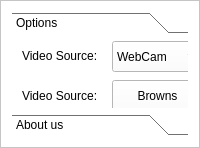
     <widget class="QFrame" name="frame">
      <property name="palette">
       <palette>
        <active>
         <colorrole role="WindowText">
          <brush brushstyle="SolidPattern">
           <color alpha="255">
            <red>0</red>
            <green>0</green>
            <blue>0</blue>
           </color>
          </brush>
         </colorrole>
         <colorrole role="Button">
          <brush brushstyle="SolidPattern">
           <color alpha="255">
            <red>255</red>
            <green>255</green>
            <blue>255</blue>
           </color>
          </brush>
         </colorrole>
         <colorrole role="Light">
          <brush brushstyle="SolidPattern">
           <color alpha="255">
            <red>255</red>
            <green>255</green>
            <blue>255</blue>
           </color>
          </brush>
         </colorrole>
         <colorrole role="Midlight">
          <brush brushstyle="SolidPattern">
           <color alpha="255">
            <red>255</red>
            <green>255</green>
            <blue>255</blue>
           </color>
          </brush>
         </colorrole>
         <colorrole role="Dark">
          <brush brushstyle="SolidPattern">
           <color alpha="255">
            <red>127</red>
            <green>127</green>
            <blue>127</blue>
           </color>
          </brush>
         </colorrole>
         <colorrole role="Mid">
          <brush brushstyle="SolidPattern">
           <color alpha="255">
            <red>170</red>
            <green>170</green>
            <blue>170</blue>
           </color>
          </brush>
         </colorrole>
         <colorrole role="Text">
          <brush brushstyle="SolidPattern">
           <color alpha="255">
            <red>0</red>
            <green>0</green>
            <blue>0</blue>
           </color>
          </brush>
         </colorrole>
         <colorrole role="BrightText">
          <brush brushstyle="SolidPattern">
           <color alpha="255">
            <red>255</red>
            <green>255</green>
            <blue>255</blue>
           </color>
          </brush>
         </colorrole>
         <colorrole role="ButtonText">
          <brush brushstyle="SolidPattern">
           <color alpha="255">
            <red>0</red>
            <green>0</green>
            <blue>0</blue>
           </color>
          </brush>
         </colorrole>
         <colorrole role="Base">
          <brush brushstyle="SolidPattern">
           <color alpha="255">
            <red>255</red>
            <green>255</green>
            <blue>255</blue>
           </color>
          </brush>
         </colorrole>
         <colorrole role="Window">
          <brush brushstyle="SolidPattern">
           <color alpha="255">
            <red>255</red>
            <green>255</green>
            <blue>255</blue>
           </color>
          </brush>
         </colorrole>
         <colorrole role="Shadow">
          <brush brushstyle="SolidPattern">
           <color alpha="255">
            <red>0</red>
            <green>0</green>
            <blue>0</blue>
           </color>
          </brush>
         </colorrole>
         <colorrole role="AlternateBase">
          <brush brushstyle="SolidPattern">
           <color alpha="255">
            <red>255</red>
            <green>255</green>
            <blue>255</blue>
           </color>
          </brush>
         </colorrole>
         <colorrole role="ToolTipBase">
          <brush brushstyle="SolidPattern">
           <color alpha="255">
            <red>255</red>
            <green>255</green>
            <blue>220</blue>
           </color>
          </brush>
         </colorrole>
         <colorrole role="ToolTipText">
          <brush brushstyle="SolidPattern">
           <color alpha="255">
            <red>0</red>
            <green>0</green>
            <blue>0</blue>
           </color>
          </brush>
         </colorrole>
        </active>
        <inactive>
         <colorrole role="WindowText">
          <brush brushstyle="SolidPattern">
           <color alpha="255">
            <red>0</red>
            <green>0</green>
            <blue>0</blue>
           </color>
          </brush>
         </colorrole>
         <colorrole role="Button">
          <brush brushstyle="SolidPattern">
           <color alpha="255">
            <red>255</red>
            <green>255</green>
            <blue>255</blue>
           </color>
          </brush>
         </colorrole>
         <colorrole role="Light">
          <brush brushstyle="SolidPattern">
           <color alpha="255">
            <red>255</red>
            <green>255</green>
            <blue>255</blue>
           </color>
          </brush>
         </colorrole>
         <colorrole role="Midlight">
          <brush brushstyle="SolidPattern">
           <color alpha="255">
            <red>255</red>
            <green>255</green>
            <blue>255</blue>
           </color>
          </brush>
         </colorrole>
         <colorrole role="Dark">
          <brush brushstyle="SolidPattern">
           <color alpha="255">
            <red>127</red>
            <green>127</green>
            <blue>127</blue>
           </color>
          </brush>
         </colorrole>
         <colorrole role="Mid">
          <brush brushstyle="SolidPattern">
           <color alpha="255">
            <red>170</red>
            <green>170</green>
            <blue>170</blue>
           </color>
          </brush>
         </colorrole>
         <colorrole role="Text">
          <brush brushstyle="SolidPattern">
           <color alpha="255">
            <red>0</red>
            <green>0</green>
            <blue>0</blue>
           </color>
          </brush>
         </colorrole>
         <colorrole role="BrightText">
          <brush brushstyle="SolidPattern">
           <color alpha="255">
            <red>255</red>
            <green>255</green>
            <blue>255</blue>
           </color>
          </brush>
         </colorrole>
         <colorrole role="ButtonText">
          <brush brushstyle="SolidPattern">
           <color alpha="255">
            <red>0</red>
            <green>0</green>
            <blue>0</blue>
           </color>
          </brush>
         </colorrole>
         <colorrole role="Base">
          <brush brushstyle="SolidPattern">
           <color alpha="255">
            <red>255</red>
            <green>255</green>
            <blue>255</blue>
           </color>
          </brush>
         </colorrole>
         <colorrole role="Window">
          <brush brushstyle="SolidPattern">
           <color alpha="255">
            <red>255</red>
            <green>255</green>
            <blue>255</blue>
           </color>
          </brush>
         </colorrole>
         <colorrole role="Shadow">
          <brush brushstyle="SolidPattern">
           <color alpha="255">
            <red>0</red>
            <green>0</green>
            <blue>0</blue>
           </color>
          </brush>
         </colorrole>
         <colorrole role="AlternateBase">
          <brush brushstyle="SolidPattern">
           <color alpha="255">
            <red>255</red>
            <green>255</green>
            <blue>255</blue>
           </color>
          </brush>
         </colorrole>
         <colorrole role="ToolTipBase">
          <brush brushstyle="SolidPattern">
           <color alpha="255">
            <red>255</red>
            <green>255</green>
            <blue>220</blue>
           </color>
          </brush>
         </colorrole>
         <colorrole role="ToolTipText">
          <brush brushstyle="SolidPattern">
           <color alpha="255">
            <red>0</red>
            <green>0</green>
            <blue>0</blue>
           </color>
          </brush>
         </colorrole>
        </inactive>
        <disabled>
         <colorrole role="WindowText">
          <brush brushstyle="SolidPattern">
           <color alpha="255">
            <red>127</red>
            <green>127</green>
            <blue>127</blue>
           </color>
          </brush>
         </colorrole>
         <colorrole role="Button">
          <brush brushstyle="SolidPattern">
           <color alpha="255">
            <red>255</red>
            <green>255</green>
            <blue>255</blue>
           </color>
          </brush>
         </colorrole>
         <colorrole role="Light">
          <brush brushstyle="SolidPattern">
           <color alpha="255">
            <red>255</red>
            <green>255</green>
            <blue>255</blue>
           </color>
          </brush>
         </colorrole>
         <colorrole role="Midlight">
          <brush brushstyle="SolidPattern">
           <color alpha="255">
            <red>255</red>
            <green>255</green>
            <blue>255</blue>
           </color>
          </brush>
         </colorrole>
         <colorrole role="Dark">
          <brush brushstyle="SolidPattern">
           <color alpha="255">
            <red>127</red>
            <green>127</green>
            <blue>127</blue>
           </color>
          </brush>
         </colorrole>
         <colorrole role="Mid">
          <brush brushstyle="SolidPattern">
           <color alpha="255">
            <red>170</red>
            <green>170</green>
            <blue>170</blue>
           </color>
          </brush>
         </colorrole>
         <colorrole role="Text">
          <brush brushstyle="SolidPattern">
           <color alpha="255">
            <red>127</red>
            <green>127</green>
            <blue>127</blue>
           </color>
          </brush>
         </colorrole>
         <colorrole role="BrightText">
          <brush brushstyle="SolidPattern">
           <color alpha="255">
            <red>255</red>
            <green>255</green>
            <blue>255</blue>
           </color>
          </brush>
         </colorrole>
         <colorrole role="ButtonText">
          <brush brushstyle="SolidPattern">
           <color alpha="255">
            <red>127</red>
            <green>127</green>
            <blue>127</blue>
           </color>
          </brush>
         </colorrole>
         <colorrole role="Base">
          <brush brushstyle="SolidPattern">
           <color alpha="255">
            <red>255</red>
            <green>255</green>
            <blue>255</blue>
           </color>
          </brush>
         </colorrole>
         <colorrole role="Window">
          <brush brushstyle="SolidPattern">
           <color alpha="255">
            <red>255</red>
            <green>255</green>
            <blue>255</blue>
           </color>
          </brush>
         </colorrole>
         <colorrole role="Shadow">
          <brush brushstyle="SolidPattern">
           <color alpha="255">
            <red>0</red>
            <green>0</green>
            <blue>0</blue>
           </color>
          </brush>
         </colorrole>
         <colorrole role="AlternateBase">
          <brush brushstyle="SolidPattern">
           <color alpha="255">
            <red>255</red>
            <green>255</green>
            <blue>255</blue>
           </color>
          </brush>
         </colorrole>
         <colorrole role="ToolTipBase">
          <brush brushstyle="SolidPattern">
           <color alpha="255">
            <red>255</red>
            <green>255</green>
            <blue>220</blue>
           </color>
          </brush>
         </colorrole>
         <colorrole role="ToolTipText">
          <brush brushstyle="SolidPattern">
           <color alpha="255">
            <red>0</red>
            <green>0</green>
            <blue>0</blue>
           </color>
          </brush>
         </colorrole>
        </disabled>
       </palette>
      </property>
      <property name="frameShape">
       <enum>QFrame::StyledPanel</enum>
      </property>
      <property name="frameShadow">
       <enum>QFrame::Raised</enum>
      </property>
      <layout class="QVBoxLayout" name="verticalLayout_5">
       <item>
        <widget class="QToolBox" name="toolBox">
         <property name="currentIndex">
          <number>0</number>
         </property>
         <widget class="QWidget" name="page1">
          <property name="geometry">
           <rect>
            <x>0</x>
            <y>0</y>
            <width>375</width>
            <height>72</height>
           </rect>
          </property>
          <attribute name="label">
           <string>Options</string>
          </attribute>
          <widget class="QLabel" name="label">
           <property name="geometry">
            <rect>
             <x>10</x>
             <y>5</y>
             <width>91</width>
             <height>21</height>
            </rect>
           </property>
           <property name="text">
            <string>Video Source:</string>
           </property>
          </widget>
          <widget class="QComboBox" name="cmbSource">
           <property name="geometry">
            <rect>
             <x>100</x>
             <y>1</y>
             <width>91</width>
             <height>31</height>
            </rect>
           </property>
           <item>
            <property name="text">
             <string>WebCam</string>
            </property>
           </item>
          </widget>
          <widget class="QLabel" name="label_11">
           <property name="geometry">
            <rect>
             <x>10</x>
             <y>45</y>
             <width>91</width>
             <height>21</height>
            </rect>
           </property>
           <property name="text">
            <string>Video Source:</string>
           </property>
          </widget>
          <widget class="QPushButton" name="btnBrowns">
           <property name="geometry">
            <rect>
             <x>100</x>
             <y>40</y>
             <width>91</width>
             <height>32</height>
            </rect>
           </property>
           <property name="text">
            <string>Browns</string>
           </property>
          </widget>
          <widget class="QLabel" name="label_12">
           <property name="geometry">
            <rect>
             <x>200</x>
             <y>10</y>
             <width>59</width>
             <height>16</height>
            </rect>
           </property>
           <property name="text">
            <string>File name::</string>
           </property>
          </widget>
          <widget class="Line" name="line">
           <property name="geometry">
            <rect>
             <x>180</x>
             <y>10</y>
             <width>20</width>
             <height>51</height>
            </rect>
           </property>
           <property name="orientation">
            <enum>Qt::Vertical</enum>
           </property>
          </widget>
          <widget class="QLabel" name="lblFileName">
           <property name="geometry">
            <rect>
             <x>270</x>
             <y>10</y>
             <width>101</width>
             <height>21</height>
            </rect>
           </property>
           <property name="text">
            <string>rupp.mp4</string>
           </property>
          </widget>
         </widget>
         <widget class="QWidget" name="page2">
          <property name="geometry">
           <rect>
            <x>0</x>
            <y>0</y>
            <width>375</width>
            <height>72</height>
           </rect>
          </property>
          <attribute name="label">
           <string>About us</string>
          </attribute>
          <widget class="QLabel" name="label_3">
           <property name="geometry">
            <rect>
             <x>0</x>
             <y>0</y>
             <width>171</width>
             <height>16</height>
            </rect>
           </property>
           <property name="text">
            <string>Leaded by Ouk Polyvann</string>
           </property>
          </widget>
          <widget class="QLabel" name="label_5">
           <property name="geometry">
            <rect>
             <x>0</x>
             <y>20</y>
             <width>171</width>
             <height>16</height>
            </rect>
           </property>
           <property name="text">
            <string>Programmer: Lieng Hongky</string>
           </property>
          </widget>
         </widget>
        </widget>
       </item>
      </layout>
     </widget>
